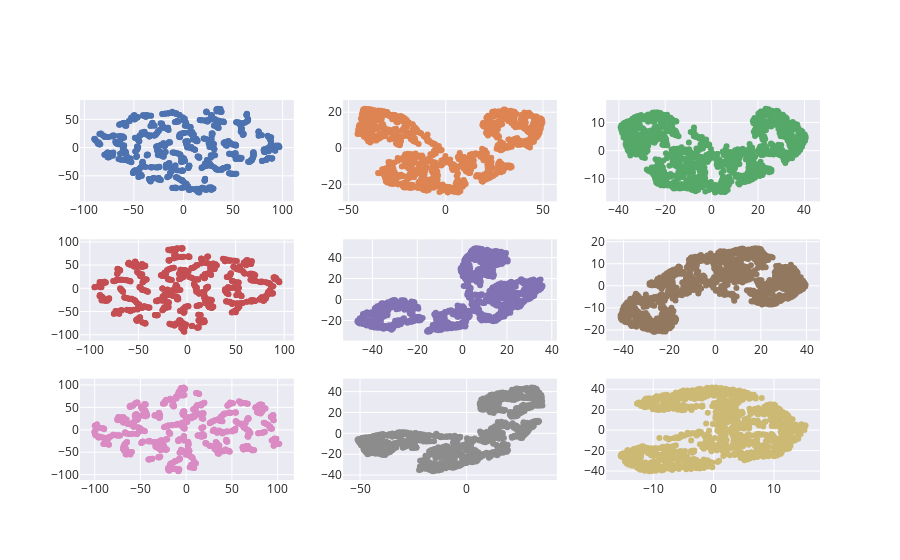

The notebook cell saved with this chart:
### Code cell
learning_rate =[50,500,1000]
perplexity = [5,np.sqrt(1000),50]

fig = make_subplots(
    rows = 3, cols = 3
)

for row, lr in enumerate(learning_rate):
    for col, pp in enumerate(perplexity):
        # Fit model for each parameters
        data = TSNE(learning_rate=lr, perplexity=pp).fit_transform(treatSamples)

        # Add traces for plot
        fig.add_trace(
            go.Scatter(x = data[:,0], y = data[:,1], mode = 'markers'), row = row + 1, col = col + 1
            )
fig.update_layout(showlegend = False, template = 'seaborn')

fig.show()

### Figure 1 — Plotly figure (JSON) as saved in the notebook; plotly's stock layout.template omitted (floating-point values rounded to 4 significant figures; data arrays with more than 128 entries replaced by an {"elided": "..."} marker saying what was removed)
{"data": [{"mode": "markers", "type": "scatter", "x": {"elided": "1000 float values"}, "xaxis": "x", "y": {"elided": "1000 float values"}, "yaxis": "y"}, {"mode": "markers", "type": "scatter", "x": {"elided": "1000 float values"}, "xaxis": "x2", "y": {"elided": "1000 float values"}, "yaxis": "y2"}, {"mode": "markers", "type": "scatter", "x": {"elided": "1000 float values"}, "xaxis": "x3", "y": {"elided": "1000 float values"}, "yaxis": "y3"}, {"mode": "markers", "type": "scatter", "x": {"elided": "1000 float values"}, "xaxis": "x4", "y": {"elided": "1000 float values"}, "yaxis": "y4"}, {"mode": "markers", "type": "scatter", "x": {"elided": "1000 float values"}, "xaxis": "x5", "y": {"elided": "1000 float values"}, "yaxis": "y5"}, {"mode": "markers", "type": "scatter", "x": {"elided": "1000 float values"}, "xaxis": "x6", "y": {"elided": "1000 float values"}, "yaxis": "y6"}, {"mode": "markers", "type": "scatter", "x": {"elided": "1000 float values"}, "xaxis": "x7", "y": {"elided": "1000 float values"}, "yaxis": "y7"}, {"mode": "markers", "type": "scatter", "x": {"elided": "1000 float values"}, "xaxis": "x8", "y": {"elided": "1000 float values"}, "yaxis": "y8"}, {"mode": "markers", "type": "scatter", "x": {"elided": "1000 float values"}, "xaxis": "x9", "y": {"elided": "1000 float values"}, "yaxis": "y9"}], "layout": {"showlegend": false, "xaxis": {"anchor": "y", "domain": [0, 0.2889]}, "xaxis2": {"anchor": "y2", "domain": [0.3556, 0.6444]}, "xaxis3": {"anchor": "y3", "domain": [0.7111, 1]}, "xaxis4": {"anchor": "y4", "domain": [0, 0.2889]}, "xaxis5": {"anchor": "y5", "domain": [0.3556, 0.6444]}, "xaxis6": {"anchor": "y6", "domain": [0.7111, 1]}, "xaxis7": {"anchor": "y7", "domain": [0, 0.2889]}, "xaxis8": {"anchor": "y8", "domain": [0.3556, 0.6444]}, "xaxis9": {"anchor": "y9", "domain": [0.7111, 1]}, "yaxis": {"anchor": "x", "domain": [0.7333, 1]}, "yaxis2": {"anchor": "x2", "domain": [0.7333, 1]}, "yaxis3": {"anchor": "x3", "domain": [0.7333, 1]}, "yaxis4": {"anchor": "x4", "domain": [0.3667, 0.6333]}, "yaxis5": {"anchor": "x5", "domain": [0.3667, 0.6333]}, "yaxis6": {"anchor": "x6", "domain": [0.3667, 0.6333]}, "yaxis7": {"anchor": "x7", "domain": [0, 0.2667]}, "yaxis8": {"anchor": "x8", "domain": [0, 0.2667]}, "yaxis9": {"anchor": "x9", "domain": [0, 0.2667]}}}
